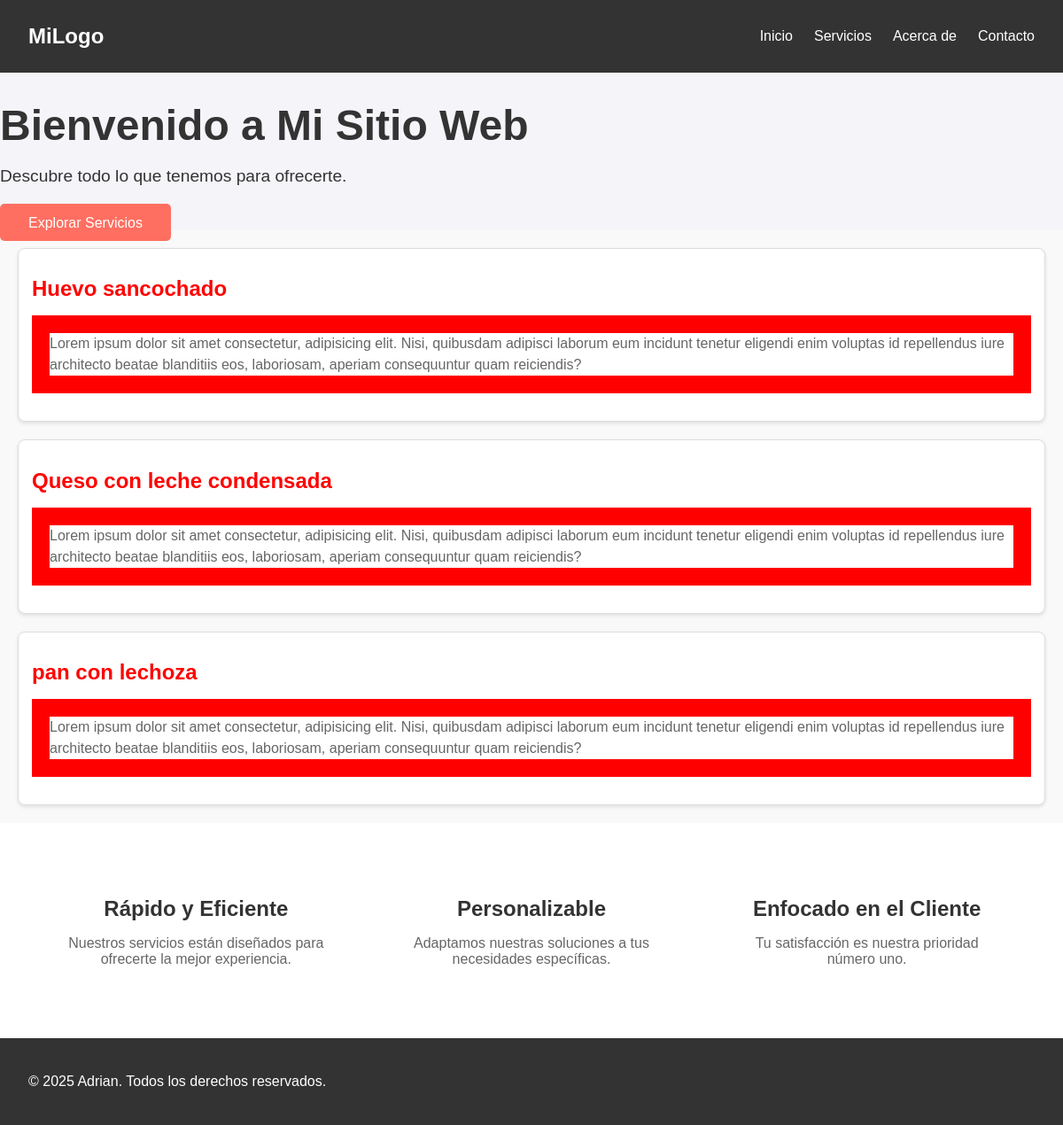
The app's page /, older data.
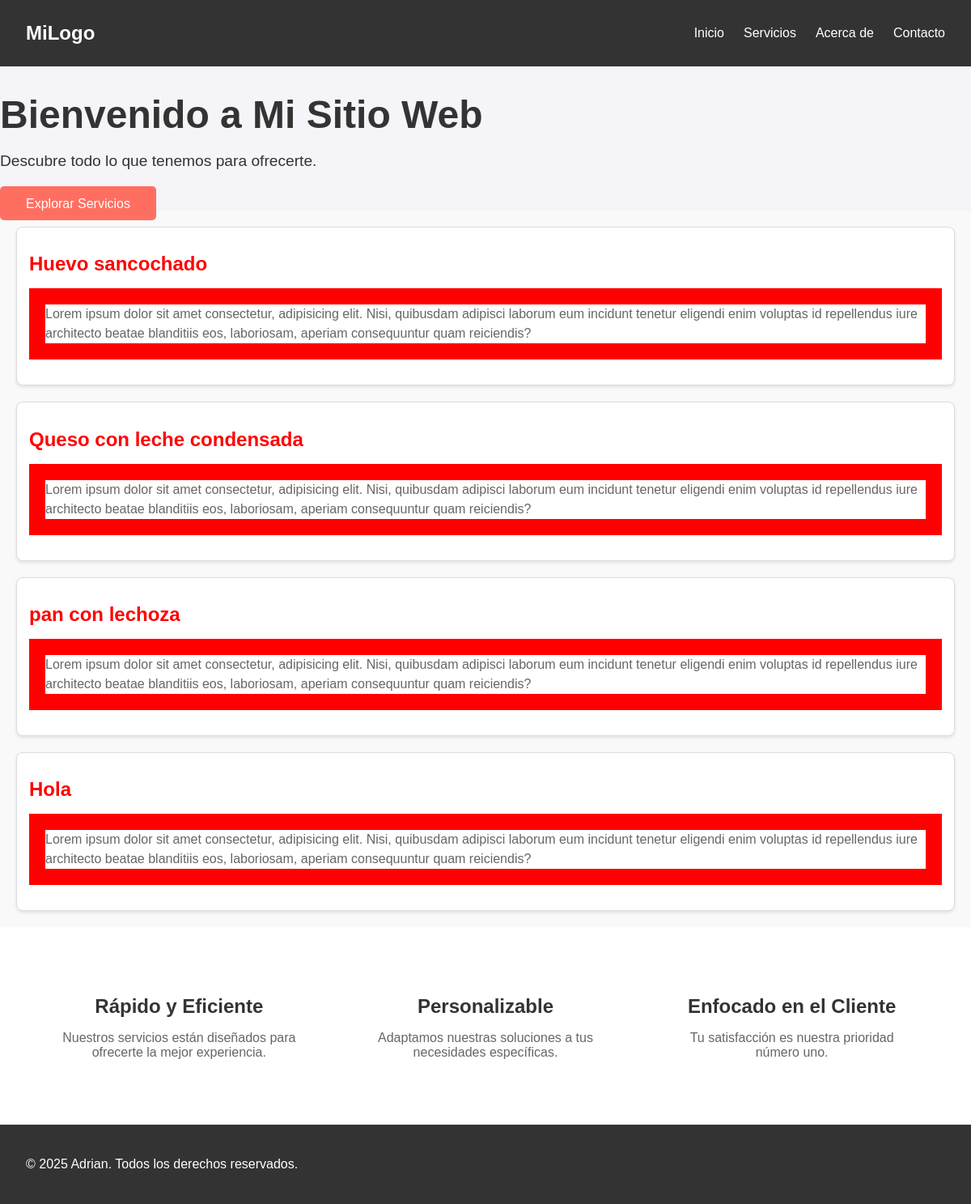
The same page, newer data.
### post/models.py (models this page shows, shortened)
class Post(models.Model):
    title = models.CharField(max_length=100)
    content = models.TextField()
    created_at = models.DateTimeField(auto_now_add=True)
    updated_at = models.DateTimeField(auto_now=True)
    image=models.ImageField(upload_to='images/', blank=True, null=True)

### post/views.py (the view)
# urls.py: path('', PostListView.as_view(), name='post-list'),
class PostListView(ListView):
    model = Post
    template_name = 'post.html'

### templates/post.html (shortened to what this page needs)
{% load static %}
<!DOCTYPE html>
<html lang="en">
<head>
    <link rel="stylesheet" href="{% static 'css/main.css' %}">
</head>
<body>
    <nav class="navbar">
        <div class="logo">
            <a href="#">MiLogo</a>
        </div>
        <ul class="nav-links">
            <li><a href="#inicio">Inicio</a></li>
            <li><a href="#servicios">Servicios</a></li>
            <li><a href="#acerca-de">Acerca de</a></li>
            <li><a href="#contacto">Contacto</a></li>
        </ul>
    </nav>
    <header class="hero">
        <div class="hero-content">
            <h1>Bienvenido a Mi Sitio Web</h1>
            <p>Descubre todo lo que tenemos para ofrecerte.</p>
            <a href="#servicios" class="btn">Explorar Servicios</a>
        </div>
    </header>
    <div class="post-container">
        {% for post in object_list %}
        <div class="post">
            <h1 class="post-title">{{post.title}}</h1>
            <p class="post-content">{{post.content}}</p>
        </div>
    {% endfor %}
    </div>
    <section class="features" id="servicios">
        <div class="feature">
            <h2>Rápido y Eficiente</h2>
            <p>Nuestros servicios están diseñados para ofrecerte la mejor experiencia.</p>
        </div>
        <div class="feature">
            <h2>Personalizable</h2>
            <p>Adaptamos nuestras soluciones a tus necesidades específicas.</p>
        </div>
        <div class="feature">
            <h2>Enfocado en el Cliente</h2>
            <p>Tu satisfacción es nuestra prioridad número uno.</p>
        </div>
    </section>
    <footer class="footer">
        <div class="footer-content">
            <p>&copy; 2025 Adrian. Todos los derechos reservados.</p>
        </div>
    </footer>
</body>
</html>

### static/css/main.css (style rules this page uses)
body { font-family: 'Arial', sans-serif; margin: 0; padding: 0; box-sizing: border-box; background-color: #f4f4f9; color: #333; }
.navbar { display: flex; justify-content: space-between; align-items: center; background-color: #333; padding: 1rem 2rem; }
.navbar .logo a { color: #fff; text-decoration: none; font-size: 1.5rem; font-weight: bold; }
.navbar .nav-links { list-style: none; display: flex; gap: 1.5rem; }
.navbar .nav-links a { color: #fff; text-decoration: none; font-size: 1rem; transition: color 0.3s; }
.hero-content h1 { font-size: 3rem; margin-bottom: 1rem; }
.hero-content p { font-size: 1.2rem; margin-bottom: 2rem; }
.hero-content .btn { background-color: #ff6f61; color: #fff; padding: 0.8rem 2rem; text-decoration: none; border-radius: 5px; transition: background-color 0.3s; }
.features { display: flex; justify-content: space-around; padding: 4rem 2rem; background-color: #fff; color: #333; }
.feature { text-align: center; max-width: 300px; }
.feature h2 { font-size: 1.5rem; margin-bottom: 1rem; }
.feature p { font-size: 1rem; color: #666; }
.footer { background-color: #333; color: #fff; text-align: center; padding: 1.5rem 0; }
.footer-content { display: flex; justify-content: space-between; align-items: center; max-width: 1200px; margin: 0 auto; padding: 0 2rem; }
.post-container { display: flex; flex-direction: column; gap: 20px; padding: 20px; background-color: #f9f9f9; }
.post { border: 1px solid #ddd; border-radius: 8px; padding: 15px; background-color: #fff; box-shadow: 0 2px 4px rgba(0, 0, 0, 0.1); }
.post-title { font-size: 24px; color: red; margin-bottom: 10px; }
.post-content { font-size: 16px; color: #666; line-height: 1.5; border: 20px solid red; }

Row changes from the older to the newer data that the page shows:
added Post: title "Hola", content "Lorem ipsum dolor sit amet consectetur, adipisicing elit. Nisi, quibusdam adipisci laborum eum incidunt tenetur eligendi enim voluptas id repellendus iure architecto beatae blanditiis eos, laboriosam, aperiam consequuntur quam reiciendis?"
